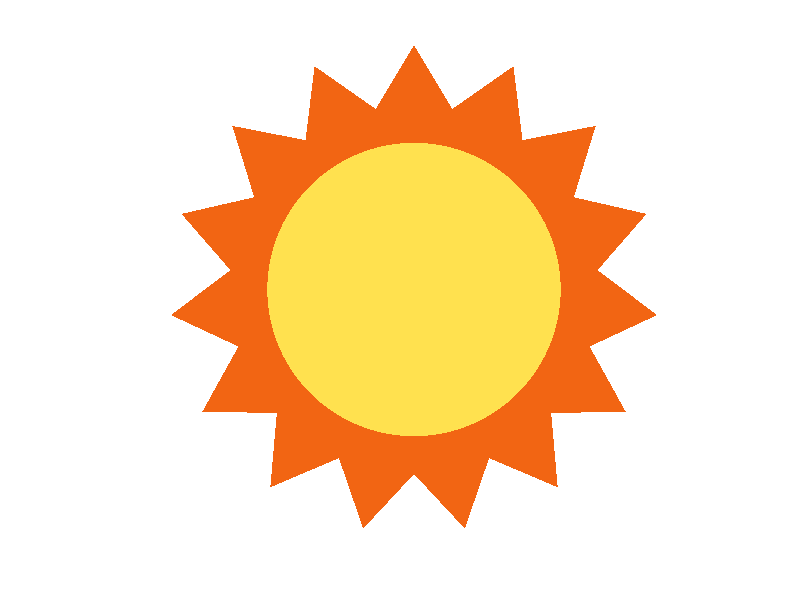

Reproduce this figure in MATLAB.
R = 1.1;
r = 0.9;

N = 600;
th = linspace(0, 2*pi, N);
circ = [cos(th); sin(th)];


c1 = [242, 101, 19]/255;
c2 = [255, 225, 79]/255;

h = 0.5;
% b = -0.2;
b = 0;
w = 0.3;
sp = 1;
% sp = 1.5;
arrow = [0, w, 0, -w, 0;
         h, b, 0, b, h];

arrowsh = [0; sp] + arrow;

Nray = 15;
G = givens(cos(2*pi/Nray), sin(2*pi/Nray));


figure(1)
clf
hold on
patch(R*cos(th), R*sin(th), c1, 'Edgecolor', 'none')
patch(r*cos(th), r*sin(th), c2, 'Edgecolor', 'none')

for i = 1:Nray

    Gc = G^(i-1);
    
    arrowc = Gc*arrowsh;

    patch(arrowc(1, :), arrowc(2, :), c1, 'Edgecolor', 'none');

end

axis square
axis off
